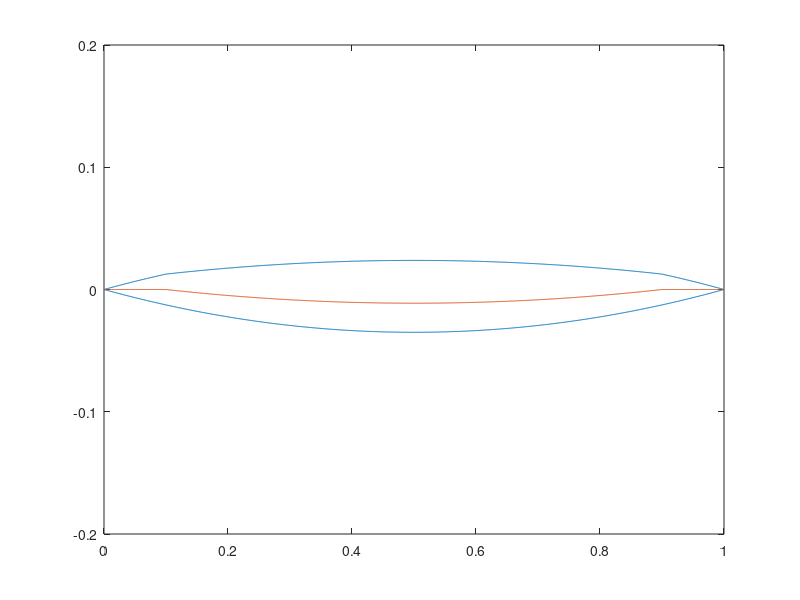
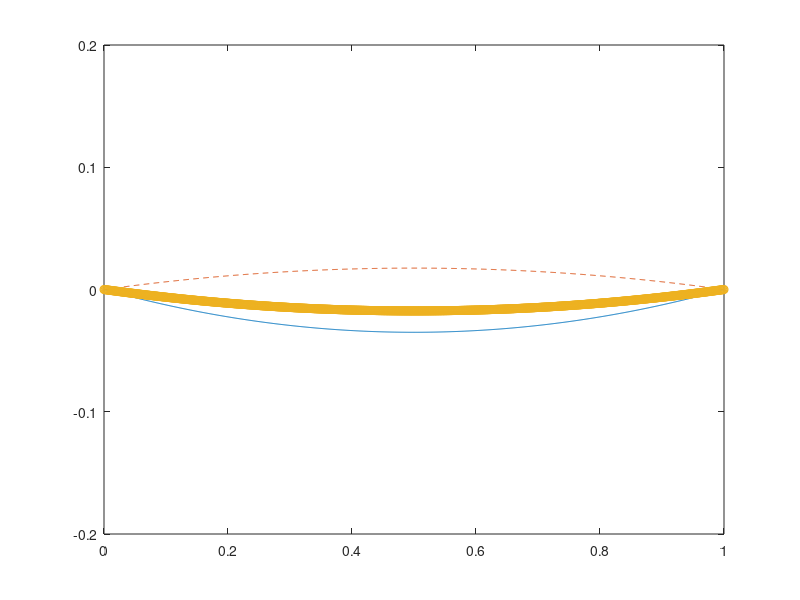

Write the MATLAB code that produced these figures, in order.
clear;
clc;
close all;


t = 0.07;
c = 1;
dx = 0.001;
%% Segment 1 - Biconvex
x1 = 0:dx:0.1;
y1 = 2*(t/c).*x1.*(1-x1);
dydx1 = 2*(t/c) - 4*(t/c)*x1(end);
%% Segment 2 - Ellipse
t2 = t - 0.5*t;
x2start = (-dydx1 + 2*(t2/c))/(4*(t2/c));
x2 = (0.1+x2start):dx:(0.9+x2start);
% b = sqrt((dydx1*(1/x2(1)))^2*(1-x2(1)^2));
% y2 = sqrt((1- (x2.^2/(c^2))*b^2));
x2 = x2 - x2start;
y2 = 2*(t2/c).*x2.*(1-x2);
yup = y1(end) - y2(1);
y2 = y2 + yup;

%% Segment 3 - Biconvex
x3 = 0.9:dx:1;
y3 = 2*(t/c).*x3.*(1-x3);


%% Segment 4 - Bottom Biconvex

x4 = 1:-dx:0;
y4 = -2*(t/c).*x4.*(1-x4);

plot([x1,x2,x3,x4],[y1,y2,y3,y4])
ylim([-.2 .2])
hold on
camber = [y1(1:end-1),y2(1:end-1),y3]+y4;
plot(x4,camber)
%% Two Biconvex

t = 0.07;

x5 = 0:dx:1;
y5 = 2*((t-0.5*t)/c).*x5.*(1-x5);
figure

plot(x4,y4)
hold on
plot(x5,y5, '--')
ylim([-.2 .2])
plot(x4,y4+y5, 'o')